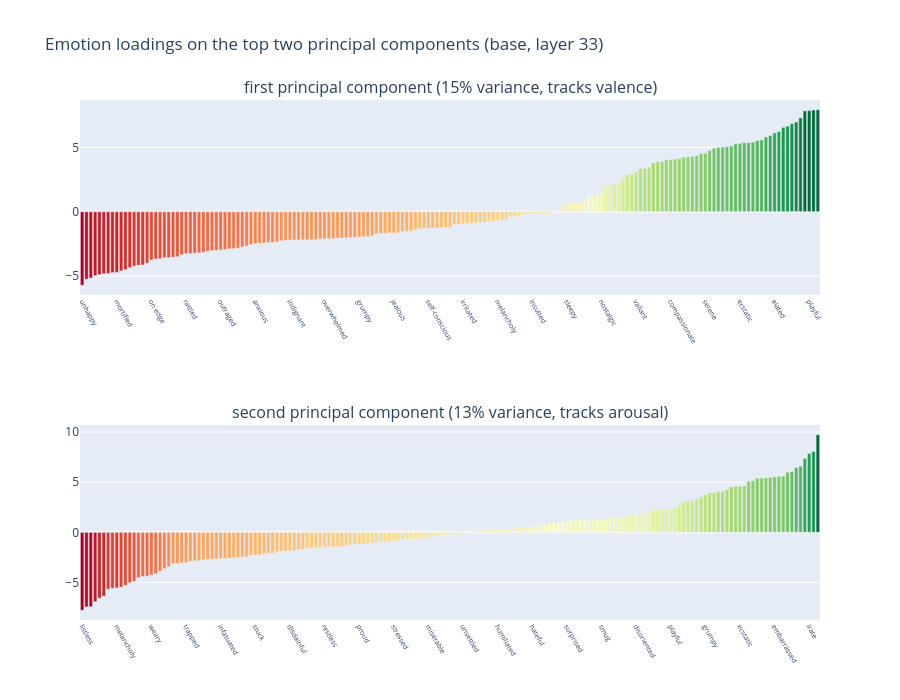

Notebook cell for this chart:
### Markdown cell above
## 3. Component loadings (paper Figure 7)

How to read: bars are each emotion's score on the first principal component (top panel,
expected to order negative to positive feelings) and the second (bottom panel, expected to
separate low-arousal from high-arousal states). Sparse labels, as in the paper. Signs are
orientation-arbitrary; both components are oriented so their correlate (valence, arousal)
increases to the right.

### Code cell
# this cell computes PCA loadings and draws the two ordered bar panels
from plotly.subplots import make_subplots
from sklearn.decomposition import PCA

from emotion_vectors.analysis import load_nrc_vad

vad = load_nrc_vad(ROOT / "data/lexicons/NRC-VAD-Lexicon-v2.1/NRC-VAD-Lexicon-v2.1.txt")
matched = [i for i, e in enumerate(emotions) if e.lower() in vad]
valence = np.array([vad[emotions[i].lower()][0] for i in matched])
arousal = np.array([vad[emotions[i].lower()][1] for i in matched])

pca = PCA(n_components=2)
scores = pca.fit_transform(M)
if np.corrcoef(scores[matched, 0], valence)[0, 1] < 0:
    scores[:, 0] *= -1
if np.corrcoef(scores[matched, 1], arousal)[0, 1] < 0:
    scores[:, 1] *= -1

fig = make_subplots(rows=2, cols=1, subplot_titles=(
    f"first principal component ({pca.explained_variance_ratio_[0]:.0%} variance, tracks valence)",
    f"second principal component ({pca.explained_variance_ratio_[1]:.0%} variance, tracks arousal)"))
for row, comp in ((1, 0), (2, 1)):
    order = np.argsort(scores[:, comp])
    labels = [emotions[i] if r % 8 == 0 else "" for r, i in enumerate(order)]
    fig.add_bar(x=list(range(len(order))), y=scores[order, comp], row=row, col=1,
                marker_color=scores[order, comp], marker_colorscale="RdYlGn",
                showlegend=False)
    fig.update_xaxes(tickvals=list(range(len(order))), ticktext=labels, tickangle=60,
                     tickfont=dict(size=7), row=row, col=1)
fig.update_layout(title="Emotion loadings on the top two principal components (base, layer 33)",
                  height=700)
fig.show()

### Figure 1 — Plotly figure (JSON) as saved in the notebook; plotly's stock layout.template omitted (floating-point values rounded to 4 significant figures; data arrays with more than 128 entries replaced by an {"elided": "..."} marker saying what was removed)
{"data": [{"marker": {"color": {"elided": "171 float values"}, "colorscale": [[0.0, "rgb(165,0,38)"], [0.1, "rgb(215,48,39)"], [0.2, "rgb(244,109,67)"], [0.3, "rgb(253,174,97)"], [0.4, "rgb(254,224,139)"], [0.5, "rgb(255,255,191)"], [0.6, "rgb(217,239,139)"], [0.7, "rgb(166,217,106)"], [0.8, "rgb(102,189,99)"], [0.9, "rgb(26,152,80)"], [1.0, "rgb(0,104,55)"]]}, "showlegend": false, "type": "bar", "x": {"elided": "171 int values"}, "xaxis": "x", "y": {"elided": "171 float values"}, "yaxis": "y"}, {"marker": {"color": {"elided": "171 float values"}, "colorscale": [[0.0, "rgb(165,0,38)"], [0.1, "rgb(215,48,39)"], [0.2, "rgb(244,109,67)"], [0.3, "rgb(253,174,97)"], [0.4, "rgb(254,224,139)"], [0.5, "rgb(255,255,191)"], [0.6, "rgb(217,239,139)"], [0.7, "rgb(166,217,106)"], [0.8, "rgb(102,189,99)"], [0.9, "rgb(26,152,80)"], [1.0, "rgb(0,104,55)"]]}, "showlegend": false, "type": "bar", "x": {"elided": "171 int values"}, "xaxis": "x2", "y": {"elided": "171 float values"}, "yaxis": "y2"}], "layout": {"annotations": [{"font": {"size": 16}, "showarrow": false, "text": "first principal component (15% variance, tracks valence)", "x": 0.5, "xanchor": "center", "xref": "paper", "y": 1.0, "yanchor": "bottom", "yref": "paper"}, {"font": {"size": 16}, "showarrow": false, "text": "second principal component (13% variance, tracks arousal)", "x": 0.5, "xanchor": "center", "xref": "paper", "y": 0.375, "yanchor": "bottom", "yref": "paper"}], "height": 700, "title": {"text": "Emotion loadings on the top two principal components (base, layer 33)"}, "xaxis": {"anchor": "y", "domain": [0.0, 1.0], "tickangle": 60, "tickfont": {"size": 7}, "ticktext": {"elided": "171 str values"}, "tickvals": {"elided": "171 int values"}}, "xaxis2": {"anchor": "y2", "domain": [0.0, 1.0], "tickangle": 60, "tickfont": {"size": 7}, "ticktext": {"elided": "171 str values"}, "tickvals": {"elided": "171 int values"}}, "yaxis": {"anchor": "x", "domain": [0.625, 1.0]}, "yaxis2": {"anchor": "x2", "domain": [0.0, 0.375]}}}
